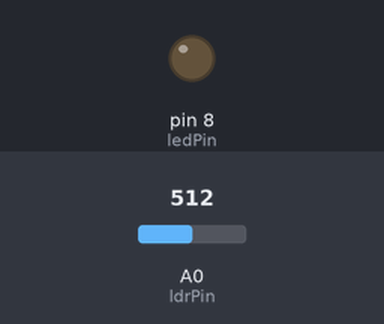
The sketch below on a simulated Arduino Uno, built with avr-gcc and run on an emulated ATmega328P. Shown: output pins drawn as LEDs (lit = HIGH). Inputs (shaded band) come from the test bench; at power-on: A0 (ldrPin) = 512.

Above: at 1.2 s.
1.3 s: A0 (ldrPin) set to 488
At 1.9 s:
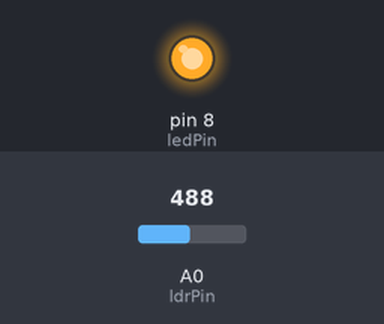
2.8 s: A0 (ldrPin) set to 510
At 3.1 s:
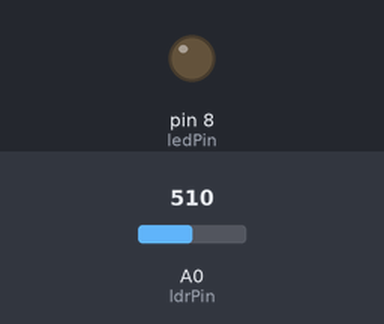
4.3 s: A0 (ldrPin) set to 490
At 5.5 s:
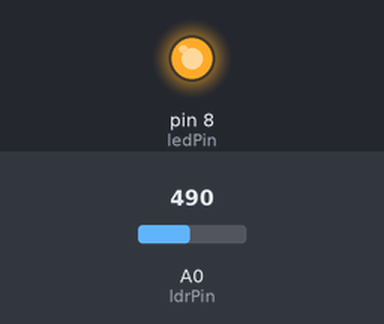
Timing chart, 0 to 7.3 s (numbered marks = the images above; inputs shaded):
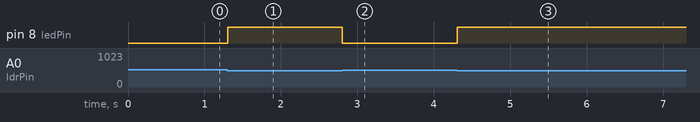

Measured:
- the behaviour switches between 500 and 499 on A0 (ldrPin) (found by bisection; images 0 and 1)
- after the input at 1.3 s, pin 8 (ledPin): LOW → HIGH at once
- after the input at 2.8 s, pin 8 (ledPin): HIGH → LOW at once
- after the input at 4.3 s, pin 8 (ledPin): LOW → HIGH at once

The sketch:

SimpleLightSensor.ino
```cpp
const int ldrPin = A0;
const int ledPin = 8;
int reading = 0;

void setup() {
  pinMode(ldrPin, INPUT);
  pinMode(ledPin, OUTPUT);
}

void loop() {
  reading = analogRead(ldrPin);

  if (reading < 500) {
    digitalWrite(ledPin, HIGH);
  }
  else {
    digitalWrite(ledPin, LOW);
  }

  delay(100);
}
```
